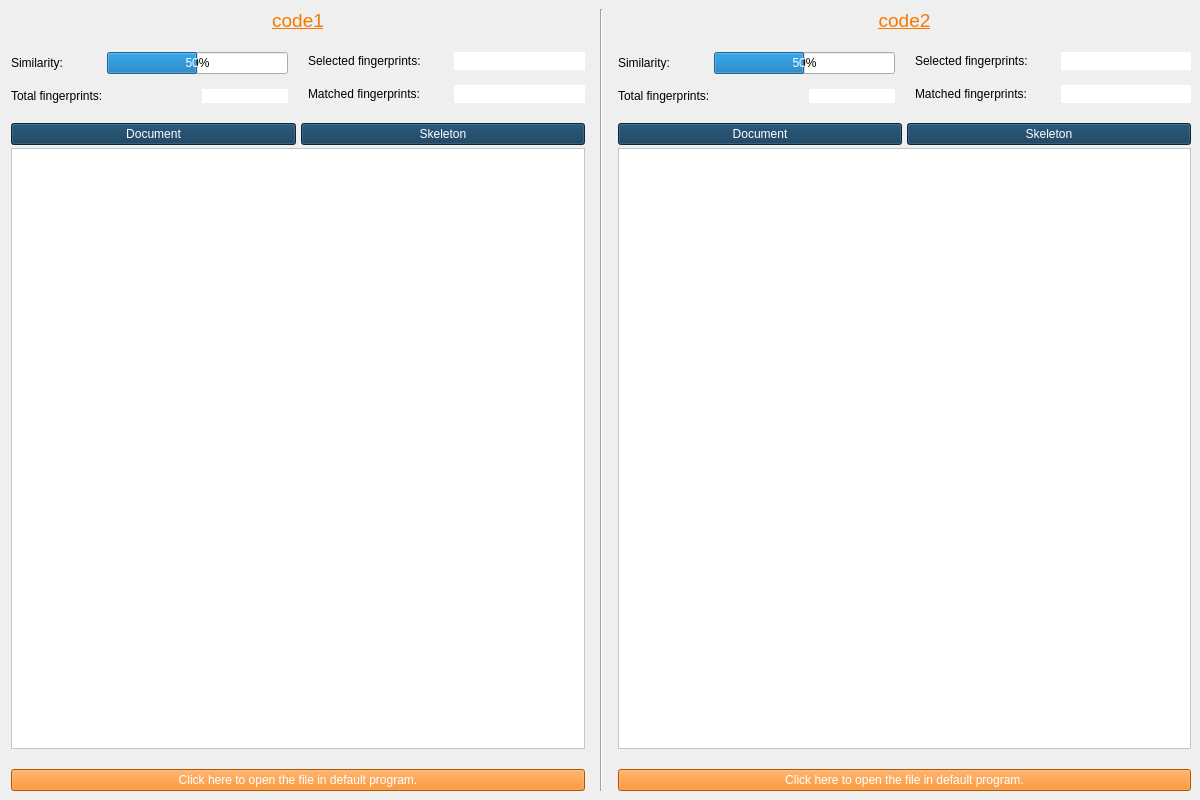
<?xml version="1.0" encoding="UTF-8"?>
<ui version="4.0">
 <class>DetailWindow</class>
 <widget class="QWidget" name="DetailWindow">
  <property name="geometry">
   <rect>
    <x>0</x>
    <y>0</y>
    <width>1200</width>
    <height>800</height>
   </rect>
  </property>
  <property name="sizePolicy">
   <sizepolicy hsizetype="Preferred" vsizetype="Fixed">
    <horstretch>0</horstretch>
    <verstretch>0</verstretch>
   </sizepolicy>
  </property>
  <property name="minimumSize">
   <size>
    <width>0</width>
    <height>0</height>
   </size>
  </property>
  <property name="maximumSize">
   <size>
    <width>16777215</width>
    <height>16777215</height>
   </size>
  </property>
  <property name="windowTitle">
   <string>Detaylar</string>
  </property>
  <property name="windowIcon">
   <iconset resource="files.qrc">
    <normaloff>:/images/images/logo.ico</normaloff>:/images/images/logo.ico</iconset>
  </property>
  <layout class="QHBoxLayout" name="horizontalLayout">
   <property name="spacing">
    <number>15</number>
   </property>
   <property name="topMargin">
    <number>9</number>
   </property>
   <property name="rightMargin">
    <number>9</number>
   </property>
   <property name="bottomMargin">
    <number>9</number>
   </property>
   <item>
    <layout class="QVBoxLayout" name="leftLayout">
     <property name="spacing">
      <number>20</number>
     </property>
     <item>
      <layout class="QVBoxLayout" name="topLayout1">
       <item>
        <widget class="QLabel" name="code1_label">
         <property name="font">
          <font>
           <pointsize>14</pointsize>
           <italic>false</italic>
           <underline>true</underline>
           <strikeout>false</strikeout>
          </font>
         </property>
         <property name="styleSheet">
          <string notr="true">QLabel
{
	color: rgb(245, 121, 0);
}</string>
         </property>
         <property name="text">
          <string>code1</string>
         </property>
         <property name="alignment">
          <set>Qt::AlignCenter</set>
         </property>
        </widget>
       </item>
       <item>
        <layout class="QHBoxLayout" name="fpLayout1">
         <property name="spacing">
          <number>20</number>
         </property>
         <item>
          <layout class="QGridLayout" name="gridLayout">
           <property name="horizontalSpacing">
            <number>10</number>
           </property>
           <property name="verticalSpacing">
            <number>15</number>
           </property>
           <item row="0" column="0">
            <widget class="QLabel" name="label_10">
             <property name="text">
              <string>Similarity:</string>
             </property>
            </widget>
           </item>
           <item row="1" column="0" colspan="2">
            <widget class="QLabel" name="label_7">
             <property name="text">
              <string>Total fingerprints:</string>
             </property>
            </widget>
           </item>
           <item row="1" column="2">
            <widget class="QLabel" name="code1_totalFP">
             <property name="styleSheet">
              <string notr="true">QLabel
{
	background: #FFF;
	border-radius: 1px solid black;
}</string>
             </property>
             <property name="text">
              <string/>
             </property>
             <property name="alignment">
              <set>Qt::AlignCenter</set>
             </property>
            </widget>
           </item>
           <item row="0" column="1" colspan="2">
            <widget class="QProgressBar" name="simBar1">
             <property name="autoFillBackground">
              <bool>false</bool>
             </property>
             <property name="styleSheet">
              <string notr="true"/>
             </property>
             <property name="value">
              <number>50</number>
             </property>
             <property name="textVisible">
              <bool>true</bool>
             </property>
            </widget>
           </item>
          </layout>
         </item>
         <item>
          <layout class="QGridLayout" name="gridLayout_3">
           <property name="spacing">
            <number>15</number>
           </property>
           <item row="0" column="0">
            <widget class="QLabel" name="label_8">
             <property name="text">
              <string>Selected fingerprints:</string>
             </property>
            </widget>
           </item>
           <item row="0" column="1">
            <widget class="QLabel" name="code1_selectedFP">
             <property name="minimumSize">
              <size>
               <width>50</width>
               <height>0</height>
              </size>
             </property>
             <property name="styleSheet">
              <string notr="true">QLabel
{
	background: #FFF;
	border-radius: 1px solid black;
}</string>
             </property>
             <property name="text">
              <string/>
             </property>
             <property name="alignment">
              <set>Qt::AlignCenter</set>
             </property>
            </widget>
           </item>
           <item row="1" column="0">
            <widget class="QLabel" name="label_9">
             <property name="text">
              <string>Matched fingerprints:</string>
             </property>
            </widget>
           </item>
           <item row="1" column="1">
            <widget class="QLabel" name="code1_matchedFP">
             <property name="minimumSize">
              <size>
               <width>50</width>
               <height>0</height>
              </size>
             </property>
             <property name="styleSheet">
              <string notr="true">QLabel
{
	background: #FFF;
	border-radius: 1px solid black;
}</string>
             </property>
             <property name="text">
              <string/>
             </property>
             <property name="alignment">
              <set>Qt::AlignCenter</set>
             </property>
            </widget>
           </item>
          </layout>
         </item>
        </layout>
       </item>
      </layout>
     </item>
     <item>
      <layout class="QVBoxLayout" name="midLayout1">
       <property name="spacing">
        <number>3</number>
       </property>
       <item>
        <layout class="QHBoxLayout" name="buttonLayout1">
         <property name="spacing">
          <number>5</number>
         </property>
         <item>
          <widget class="QPushButton" name="code1_pushDoc">
           <property name="styleSheet">
            <string notr="true">QPushButton
{
	color: #FFF;
	background: rgb(10, 54, 86)
}</string>
           </property>
           <property name="text">
            <string>Document</string>
           </property>
          </widget>
         </item>
         <item>
          <widget class="QPushButton" name="code1_pushSkeleton">
           <property name="styleSheet">
            <string notr="true">QPushButton
{
	color: #FFF;
	background: rgb(10, 54, 86)
}</string>
           </property>
           <property name="text">
            <string>Skeleton</string>
           </property>
          </widget>
         </item>
        </layout>
       </item>
       <item>
        <widget class="QStackedWidget" name="code1_stack">
         <property name="currentIndex">
          <number>1</number>
         </property>
         <widget class="QWidget" name="page">
          <property name="sizePolicy">
           <sizepolicy hsizetype="Expanding" vsizetype="Expanding">
            <horstretch>0</horstretch>
            <verstretch>0</verstretch>
           </sizepolicy>
          </property>
          <layout class="QGridLayout" name="gridLayout_4">
           <property name="leftMargin">
            <number>0</number>
           </property>
           <property name="topMargin">
            <number>0</number>
           </property>
           <property name="rightMargin">
            <number>0</number>
           </property>
           <property name="bottomMargin">
            <number>0</number>
           </property>
           <property name="spacing">
            <number>6</number>
           </property>
           <item row="0" column="0">
            <widget class="QTextBrowser" name="code1_docText">
             <property name="font">
              <font>
               <pointsize>12</pointsize>
               <weight>50</weight>
               <bold>false</bold>
              </font>
             </property>
             <property name="styleSheet">
              <string notr="true">QTextBrowser
{
	background: #FFF;
	padding: 5px;
}</string>
             </property>
             <property name="documentTitle">
              <string/>
             </property>
             <property name="lineWrapMode">
              <enum>QTextEdit::WidgetWidth</enum>
             </property>
             <property name="lineWrapColumnOrWidth">
              <number>0</number>
             </property>
            </widget>
           </item>
          </layout>
         </widget>
         <widget class="QWidget" name="page_2">
          <property name="sizePolicy">
           <sizepolicy hsizetype="Expanding" vsizetype="Expanding">
            <horstretch>0</horstretch>
            <verstretch>0</verstretch>
           </sizepolicy>
          </property>
          <layout class="QGridLayout" name="gridLayout_6">
           <property name="leftMargin">
            <number>0</number>
           </property>
           <property name="topMargin">
            <number>0</number>
           </property>
           <property name="rightMargin">
            <number>0</number>
           </property>
           <property name="bottomMargin">
            <number>0</number>
           </property>
           <item row="0" column="0">
            <widget class="QTextBrowser" name="code1_skeletonText">
             <property name="font">
              <font>
               <pointsize>12</pointsize>
               <weight>50</weight>
               <bold>false</bold>
              </font>
             </property>
             <property name="styleSheet">
              <string notr="true">QTextBrowser
{
	background: #FFF;
	padding: 5px;
}</string>
             </property>
             <property name="documentTitle">
              <string/>
             </property>
             <property name="lineWrapMode">
              <enum>QTextEdit::WidgetWidth</enum>
             </property>
             <property name="lineWrapColumnOrWidth">
              <number>0</number>
             </property>
            </widget>
           </item>
          </layout>
         </widget>
        </widget>
       </item>
      </layout>
     </item>
     <item>
      <widget class="QPushButton" name="code1_pushOpen">
       <property name="cursor">
        <cursorShape>PointingHandCursor</cursorShape>
       </property>
       <property name="styleSheet">
        <string notr="true">QPushButton
{
	color: #FFF;
	background: rgb(245, 121, 0)
}</string>
       </property>
       <property name="text">
        <string>Click here to open the file in default program.</string>
       </property>
      </widget>
     </item>
    </layout>
   </item>
   <item>
    <widget class="Line" name="line">
     <property name="orientation">
      <enum>Qt::Vertical</enum>
     </property>
    </widget>
   </item>
   <item>
    <layout class="QVBoxLayout" name="rightLayout">
     <property name="spacing">
      <number>20</number>
     </property>
     <item>
      <layout class="QVBoxLayout" name="topLayout2">
       <item>
        <widget class="QLabel" name="code2_label">
         <property name="font">
          <font>
           <pointsize>14</pointsize>
           <italic>false</italic>
           <underline>true</underline>
           <strikeout>false</strikeout>
          </font>
         </property>
         <property name="styleSheet">
          <string notr="true">QLabel
{
	color: rgb(245, 121, 0);
}</string>
         </property>
         <property name="text">
          <string>code2</string>
         </property>
         <property name="alignment">
          <set>Qt::AlignCenter</set>
         </property>
        </widget>
       </item>
       <item>
        <layout class="QHBoxLayout" name="fpLayout2">
         <property name="spacing">
          <number>20</number>
         </property>
         <item>
          <layout class="QGridLayout" name="gridLayout_2">
           <property name="horizontalSpacing">
            <number>10</number>
           </property>
           <property name="verticalSpacing">
            <number>15</number>
           </property>
           <item row="0" column="0">
            <widget class="QLabel" name="label_11">
             <property name="text">
              <string>Similarity:</string>
             </property>
            </widget>
           </item>
           <item row="0" column="1" colspan="2">
            <widget class="QProgressBar" name="simBar2">
             <property name="styleSheet">
              <string notr="true"/>
             </property>
             <property name="value">
              <number>50</number>
             </property>
            </widget>
           </item>
           <item row="1" column="0" colspan="2">
            <widget class="QLabel" name="label_12">
             <property name="text">
              <string>Total fingerprints:</string>
             </property>
            </widget>
           </item>
           <item row="1" column="2">
            <widget class="QLabel" name="code2_totalFP">
             <property name="styleSheet">
              <string notr="true">QLabel
{
	background: #FFF;
	border-radius: 1px solid black;
}</string>
             </property>
             <property name="text">
              <string/>
             </property>
             <property name="alignment">
              <set>Qt::AlignCenter</set>
             </property>
            </widget>
           </item>
          </layout>
         </item>
         <item>
          <layout class="QGridLayout" name="gridLayout_7">
           <property name="spacing">
            <number>15</number>
           </property>
           <item row="0" column="0">
            <widget class="QLabel" name="label_13">
             <property name="text">
              <string>Selected fingerprints:</string>
             </property>
            </widget>
           </item>
           <item row="0" column="1">
            <widget class="QLabel" name="code2_selectedFP">
             <property name="minimumSize">
              <size>
               <width>50</width>
               <height>0</height>
              </size>
             </property>
             <property name="styleSheet">
              <string notr="true">QLabel
{
	background: #FFF;
	border-radius: 1px solid black;
}</string>
             </property>
             <property name="text">
              <string/>
             </property>
             <property name="alignment">
              <set>Qt::AlignCenter</set>
             </property>
            </widget>
           </item>
           <item row="1" column="0">
            <widget class="QLabel" name="label_14">
             <property name="text">
              <string>Matched fingerprints:</string>
             </property>
            </widget>
           </item>
           <item row="1" column="1">
            <widget class="QLabel" name="code2_matchedFP">
             <property name="minimumSize">
              <size>
               <width>50</width>
               <height>0</height>
              </size>
             </property>
             <property name="styleSheet">
              <string notr="true">QLabel
{
	background: #FFF;
	border-radius: 1px solid black;
}</string>
             </property>
             <property name="text">
              <string/>
             </property>
             <property name="alignment">
              <set>Qt::AlignCenter</set>
             </property>
            </widget>
           </item>
          </layout>
         </item>
        </layout>
       </item>
      </layout>
     </item>
     <item>
      <layout class="QVBoxLayout" name="midLayout2">
       <property name="spacing">
        <number>3</number>
       </property>
       <item>
        <layout class="QHBoxLayout" name="buttonLayout2">
         <property name="spacing">
          <number>5</number>
         </property>
         <item>
          <widget class="QPushButton" name="code2_pushDoc">
           <property name="styleSheet">
            <string notr="true">QPushButton
{
	color: #FFF;
	background: rgb(10, 54, 86)
}</string>
           </property>
           <property name="text">
            <string>Document</string>
           </property>
          </widget>
         </item>
         <item>
          <widget class="QPushButton" name="code2_pushSkeleton">
           <property name="styleSheet">
            <string notr="true">QPushButton
{
	color: #FFF;
	background: rgb(10, 54, 86)
}</string>
           </property>
           <property name="text">
            <string>Skeleton</string>
           </property>
          </widget>
         </item>
        </layout>
       </item>
       <item>
        <widget class="QStackedWidget" name="code2_stack">
         <property name="currentIndex">
          <number>1</number>
         </property>
         <widget class="QWidget" name="page_3">
          <property name="sizePolicy">
           <sizepolicy hsizetype="Expanding" vsizetype="Expanding">
            <horstretch>0</horstretch>
            <verstretch>0</verstretch>
           </sizepolicy>
          </property>
          <layout class="QGridLayout" name="gridLayout_8">
           <property name="leftMargin">
            <number>0</number>
           </property>
           <property name="topMargin">
            <number>0</number>
           </property>
           <property name="rightMargin">
            <number>0</number>
           </property>
           <property name="bottomMargin">
            <number>0</number>
           </property>
           <property name="spacing">
            <number>6</number>
           </property>
           <item row="0" column="0">
            <widget class="QTextBrowser" name="code2_docText">
             <property name="font">
              <font>
               <pointsize>12</pointsize>
               <weight>50</weight>
               <bold>false</bold>
              </font>
             </property>
             <property name="styleSheet">
              <string notr="true">QTextBrowser
{
	background: #FFF;
	padding: 5px;
}</string>
             </property>
             <property name="documentTitle">
              <string/>
             </property>
             <property name="lineWrapMode">
              <enum>QTextEdit::WidgetWidth</enum>
             </property>
             <property name="lineWrapColumnOrWidth">
              <number>0</number>
             </property>
            </widget>
           </item>
          </layout>
         </widget>
         <widget class="QWidget" name="page_4">
          <property name="sizePolicy">
           <sizepolicy hsizetype="Expanding" vsizetype="Expanding">
            <horstretch>0</horstretch>
            <verstretch>0</verstretch>
           </sizepolicy>
          </property>
          <layout class="QGridLayout" name="gridLayout_10">
           <property name="leftMargin">
            <number>0</number>
           </property>
           <property name="topMargin">
            <number>0</number>
           </property>
           <property name="rightMargin">
            <number>0</number>
           </property>
           <property name="bottomMargin">
            <number>0</number>
           </property>
           <item row="0" column="0">
            <widget class="QTextBrowser" name="code2_skeletonText">
             <property name="font">
              <font>
               <pointsize>12</pointsize>
               <weight>50</weight>
               <bold>false</bold>
              </font>
             </property>
             <property name="styleSheet">
              <string notr="true">QTextBrowser
{
	background: #FFF;
	padding: 5px;
}</string>
             </property>
             <property name="documentTitle">
              <string/>
             </property>
             <property name="lineWrapMode">
              <enum>QTextEdit::WidgetWidth</enum>
             </property>
             <property name="lineWrapColumnOrWidth">
              <number>0</number>
             </property>
            </widget>
           </item>
          </layout>
         </widget>
        </widget>
       </item>
      </layout>
     </item>
     <item>
      <widget class="QPushButton" name="code2_pushOpen">
       <property name="cursor">
        <cursorShape>PointingHandCursor</cursorShape>
       </property>
       <property name="styleSheet">
        <string notr="true">QPushButton
{
	color: #FFF;
	background: rgb(245, 121, 0)
}</string>
       </property>
       <property name="text">
        <string>Click here to open the file in default program.</string>
       </property>
      </widget>
     </item>
    </layout>
   </item>
  </layout>
 </widget>
 <resources>
  <include location="files.qrc"/>
 </resources>
 <connections/>
</ui>
